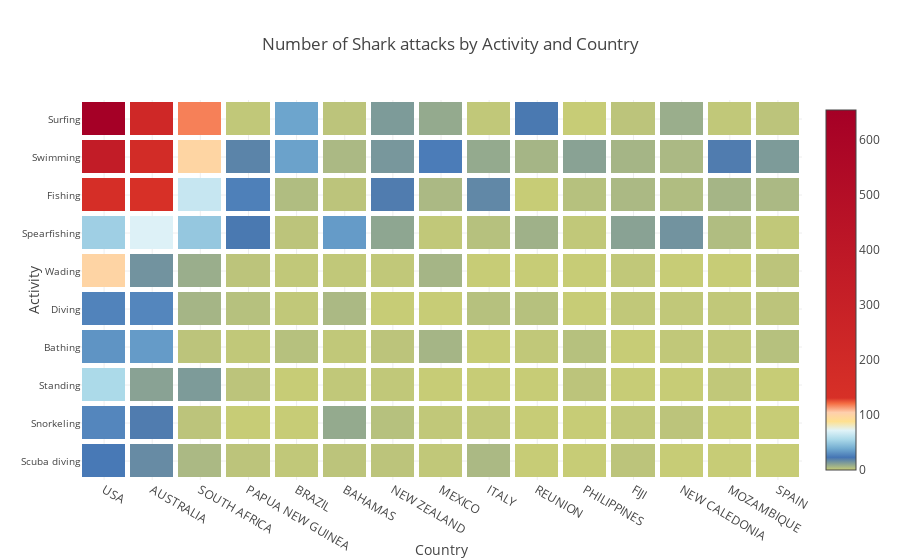

Notebook code for this chart:
### Code cell
trace = go.Heatmap(z=z,
                   x=top_countries,
                   y=top_activities, xgap =5, ygap=5,
                  colorscale=[[0.0, 'rgb(199,204,118)'], 
                              [0.035,'rgb(69,117,180)' ],
                              [0.06, 'rgb(116,173,209)'],
                              [0.085, 'rgb(171,217,233)'],
                              [0.11, 'rgb(224,243,248)'],
                              [0.135, 'rgb(254,224,144)'],
                              [0.16, 'rgb(254,207,173)'],
                              [0.185, 'rgb(244,109,67)'],
                              [0.2, 'rgb(215,48,39)'],
                              [1.0, 'rgb(165,0,38)' ]])
data=[trace]


layout = go.Layout(
    title='Number of Shark attacks by Activity and Country',
    xaxis = dict(ticks='', nticks=20, title = 'Country', tickmode = 'linear'),
    yaxis = dict(ticks='', tickprefix = "", side='left',
        position=0.0, title = 'Activity', tickangle=0, tickfont=dict(
            size=10)))

fig = go.Figure(data=data, layout=layout)
fig['layout']['yaxis']['autorange'] = "reversed"
iplot(fig, filename = "Sharks heatmap")

### Figure 1 — Plotly figure (JSON) as saved in the notebook; plotly's stock layout.template omitted (floating-point values rounded to 4 significant figures; data arrays with more than 128 entries replaced by an {"elided": "..."} marker saying what was removed)
{"data": [{"colorscale": [[0, "rgb(199,204,118)"], [0.035, "rgb(69,117,180)"], [0.06, "rgb(116,173,209)"], [0.085, "rgb(171,217,233)"], [0.11, "rgb(224,243,248)"], [0.135, "rgb(254,224,144)"], [0.16, "rgb(254,207,173)"], [0.185, "rgb(244,109,67)"], [0.2, "rgb(215,48,39)"], [1, "rgb(165,0,38)"]], "type": "heatmap", "uid": "a381665d-46a4-4e3e-a4fd-c2cac5ec01be", "x": ["USA", "AUSTRALIA", "SOUTH AFRICA", "PAPUA NEW GUINEA", "BRAZIL", "BAHAMAS", "NEW ZEALAND", "MEXICO", "ITALY", "REUNION", "PHILIPPINES", "FIJI", "NEW CALEDONIA", "MOZAMBIQUE", "SPAIN"], "xgap": 5, "y": ["Surfing", "Swimming", "Fishing", "Spearfishing", "Wading", "Diving", "Bathing", "Standing", "Snorkeling", "Scuba diving"], "ygap": 5, "z": {"elided": "10x15 int values"}}], "layout": {"title": {"text": "Number of Shark attacks by Activity and Country"}, "xaxis": {"nticks": 20, "tickmode": "linear", "ticks": "", "title": {"text": "Country"}}, "yaxis": {"autorange": "reversed", "position": 0, "side": "left", "tickangle": 0, "tickfont": {"size": 10}, "tickprefix": "", "ticks": "", "title": {"text": "Activity"}}}}
